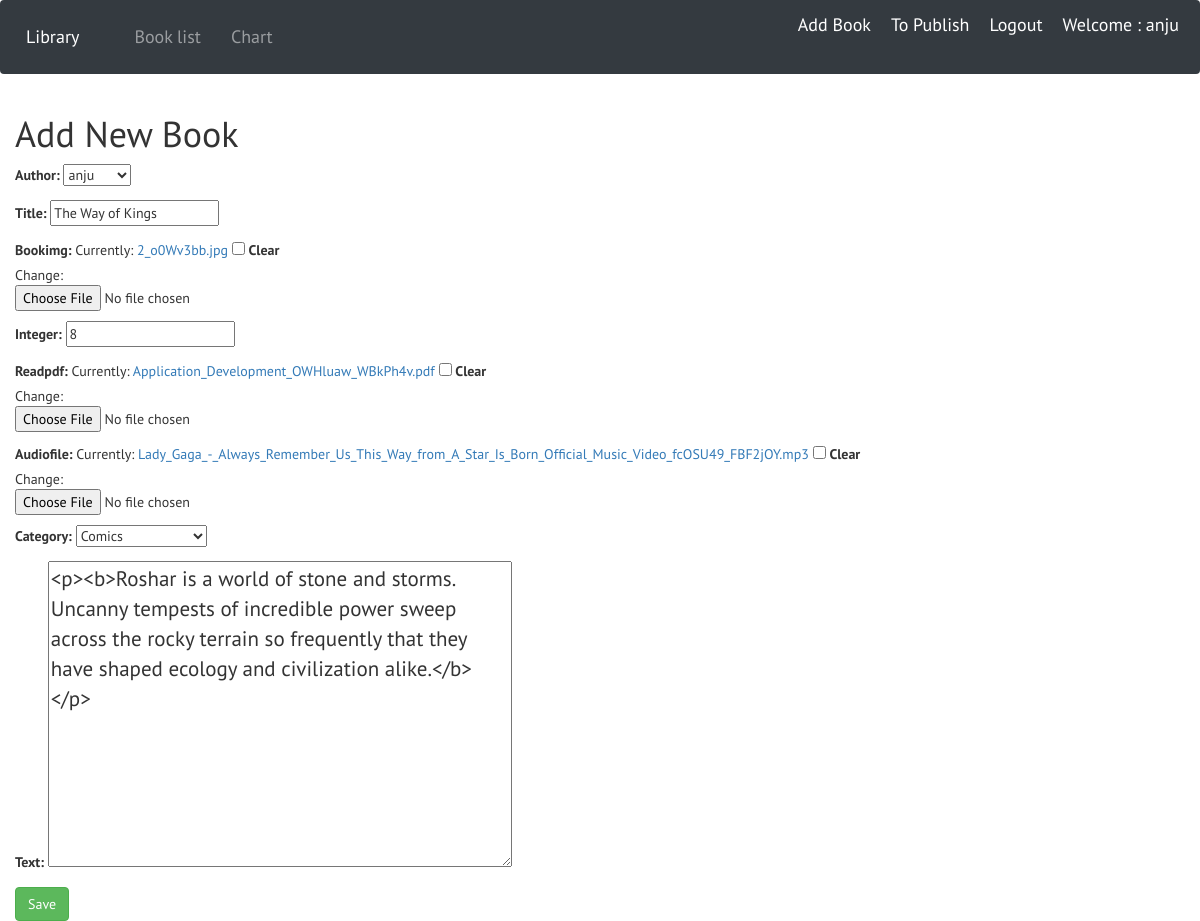
Page /post/6/edit/ (signed in) on the committed database.
### bookapp/models.py (models this page shows, shortened)
class Post(models.Model):
    author         = models.ForeignKey('auth.User', on_delete=models.CASCADE)
    category       = models.CharField(max_length=220, choices=BOOK_CATEGORY)
    integer        = models.IntegerField(blank=True,null=True)
    title          = models.CharField(max_length=200)
    text           = models.TextField()
    bookimg        = models.ImageField(blank=True)
    readpdf        = models.FileField(blank=True)
    audiofile       = models.FileField(blank=True)
    created_date   = models.DateTimeField(default=timezone.now)
    published_date = models.DateTimeField(blank=True,null=True)

### bookapp/views.py (the view)
# urls.py: url(r'^post/(?P<pk>\d+)/edit/$',views.PostUpdateView.as_view(), name='post_edit'),
class PostUpdateView(LoginRequiredMixin,UpdateView):
    login_url = '/login/'
    redirect_field_name = 'bookapp/post_detail.html'
    form_class = PostForm
    model = Post

### bookapp/forms.py
class PostForm(forms.ModelForm):
    class Meta():
        model = Post
        fields = ('author', 'title', 'bookimg', 'integer', 'readpdf', 'audiofile', 'category', 'text')
        widgets = {
            'title': forms.TextInput(attrs={'class':'textinputclass'}),
            'text': forms.Textarea(attrs={'class':'editable medium-editor-textarea postcontent'})
        }

### bookapp/templates/bookapp/post_form.html (shortened to what this page needs)
{% extends "bookapp/base.html" %}
{% block content %}
<h1>Add New Book</h1>
<form class="post-form" method="POST" enctype="multipart/form-data">
    {{form.as_p}}
    <button type="submit" class="btn btn-success">Save</button>
</form>
{% endblock %}

### bookapp/templates/bookapp/base.html (shortened to what this page needs)
<!DOCTYPE html>
{% load static %}
<html lang="en">
<head>
    <link rel="stylesheet" href="https://cdn.jsdelivr.net/npm/bootstrap@4.5.3/dist/css/bootstrap.min.css">
    <link rel="stylesheet" href="//cdn.jsdelivr.net/npm/medium-editor@latest/dist/css/medium-editor.min.css" type="text/css" media="screen" charset="utf-8">
    <link rel="stylesheet" href="https://maxcdn.bootstrapcdn.com/bootstrap/3.4.1/css/bootstrap.min.css">
    <link href="//netdna.bootstrapcdn.com/bootstrap/3.0.0/css/bootstrap-glyphicons.css" rel="stylesheet">
   <link rel="stylesheet" href="{% static 'css/bookstyles.css' %}">
</head>
<body>
    <nav class="navbar navbar-expand-lg navbar-dark bg-dark">
        <a class="navbar-brand" href="#">Library</a>
        <div class="collapse navbar-collapse" id="navbarSupportedContent">
          <ul class="navbar-nav mr-auto">
            <li class="nav-item">
              <a class="nav-link" href="{% url 'post_list' %}">Book list</a>
            </li>
            <li class="nav-item">
                <a class="nav-link" href="{% url 'chart' %}">Chart</a>
              </li>
          </ul>
          <ul class="right-color navbar-nav navbar-right ">
              {% if user.is_authenticated  %}
                <li>
                    <a class="cl" href="{% url 'post_new' %}">Add Book</a>
                </li>
                <li>
                    <a href="{% url 'post_draft_list' %}">To Publish</a>
                </li>
                <li>
                    <a href="{% url 'logout' %}">Logout</a>
                </li>
                <li>
                    <a>Welcome : {{user.username}}</a>
                </li>
                {% else %}
                <li><a class="nav navbar-right" href="{% url 'login' %}"> <span class="glyphicon glyphicon-user"></span> Login</a></li>
              {% endif %}
          </ul>
        </div>
      </nav>
      <div class="content container-fluid">
        <div class="row">
            <div class="col-md-12">
                <div class="blog_posts">
                    {% block content %}
                    {% endblock %}
                </div>
            </div>
        </div>
      </div>
</body>
</html>

### bookapp/static/css/bookstyles.css (style rules this page uses)
html, body { margin: 0; padding: 0; box-sizing: border-box; font-family: 'PT Sans', sans-serif; overflow-x: hidden; }
.postcontent { font-family: 'PT Sans', sans-serif; font-size: 1.5em; }
.navbar { color: #fff; font-size: 1.8rem; }
.navbar ul li { margin: 6px 10px 6px 10px; }
.navbar ul li a { color: #fff; text-decoration: none; }

### bookapp/templates/bookapp/base.html (style rules this page uses)
html,body { overflow-x: hidden; }

### rows in the picture
Post: author "anju", title "The Way of Kings", integer "8", category "Comics", text "<p><b>Roshar is a world of stone and storms. Uncanny tempests of incredible power sweep across the rocky terrain so frequently that they have shaped ecology and civilization alike.</b></p>"

### other values in the picture
{{ user.username }} "anju"
